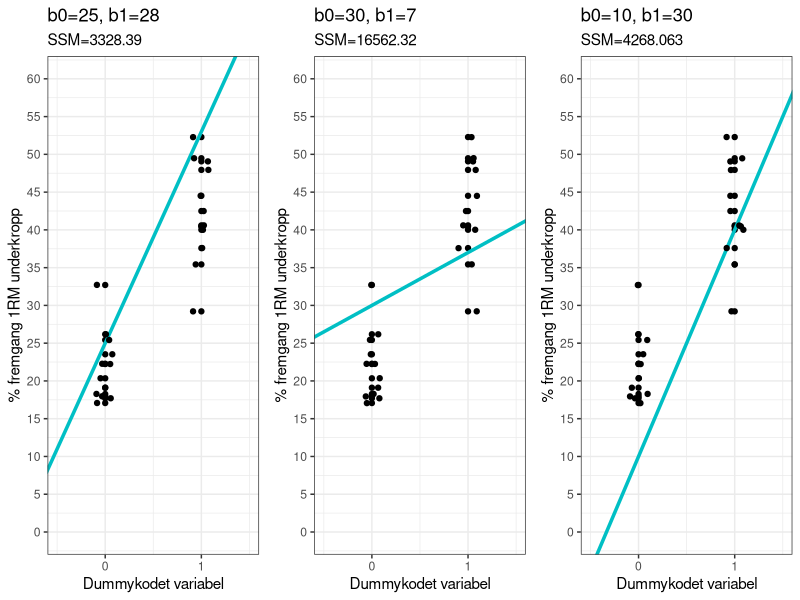

Generate this figure with R:
## ---- chunk 1
library(tidyverse)
options(scipen=999)
#lager et nytt objekt som heter dummykodet.dat
set.seed(2002) #viktig å ha med denne for å få nøyaktig samme datasett
tre.sett <- rnorm(n = 12, mean = 41, sd = 5) #12 individer
ett.sett <-rnorm(n = 12, mean = 21, sd = 5) #12 individer

#lager en tibble fra tidyverse-pakken. Må ha lastet inn tidyverse library(tidyverse) i scriptfilen
dat <- tibble(individ = seq(1:24),
              gruppe = rep(c("tre.sett ", "ett.sett"), c(length(tre.sett), length(ett.sett))),
              rm = c(tre.sett , ett.sett))


#lager et nytt objekt som heter dummykodet.dat
dat <- dat %>%
  # her lager jeg en ny kolonne som heter dummykoder. If gruppe == 'ett.sett', gi verdien 0, else gi de 1.
  mutate(dummykodet = if_else(gruppe == "ett.sett", 0, 1)
  )


dat <- dat %>%
  mutate(dummykodet = as.integer(dummykodet))


modell <- dat %>%
  summarise(ss = rm - mean(rm),
            sum.ss = sum(ss^2),
            mod.m = if_else(dummykodet == 0, 10, 30), # 21.90, 42.42
            error = (rm - mod.m)^2,
            sum.error = sum(error),
            pre = (sum.ss - sum.error) / sum.ss
            ) %>%
  pull(sum.error)


a <- ggplot(dat, aes(dummykodet, rm)) +
  geom_point()+
  scale_y_continuous(breaks = seq(0, 60, 5)) +
  scale_x_continuous(breaks = seq(0, 1, 1)) +
  coord_cartesian(ylim = c(0, 60), xlim = c(-0.5, 1.5)) +
  geom_abline(intercept = 25, slope = 28, color="#00BFC4", size=1.2) +
  geom_jitter(width = 0.1) + 
  labs(y="% fremgang 1RM underkropp", x="Dummykodet variabel", title = "b0=25, b1=28", subtitle = "SSM=3328.39") +
  theme_bw()

b <- ggplot(dat, aes(dummykodet, rm)) +
  geom_point()+
  scale_y_continuous(breaks = seq(0, 60, 5)) +
  scale_x_continuous(breaks = seq(0, 1, 1)) +
  coord_cartesian(ylim = c(0, 60), xlim = c(-0.5, 1.5)) +
  geom_abline(intercept = 30, slope = 07, color="#00BFC4", size=1.2) +
  geom_jitter(width = 0.1) + 
  labs(y="% fremgang 1RM underkropp", x="Dummykodet variabel", title = "b0=30, b1=7", subtitle = "SSM=16562.32") +
  theme_bw()

c <- ggplot(dat, aes(dummykodet, rm)) +
  geom_point()+
  scale_y_continuous(breaks = seq(0, 60, 5)) +
  scale_x_continuous(breaks = seq(0, 1, 1)) +
  coord_cartesian(ylim = c(0, 60), xlim = c(-0.5, 1.5)) +
  geom_abline(intercept = 10, slope = 30, color="#00BFC4", size=1.2) +
  geom_jitter(width = 0.1) + 
  labs(y="% fremgang 1RM underkropp", x="Dummykodet variabel", title = "b0=10, b1=30", subtitle = "SSM=4268.063") +
  theme_bw()

library(cowplot)
plot_grid(a,b, c, nrow = 1)


## ---- chunk 2
library(tidyverse)
set.seed(2002) #viktig å ha med denne for å få nøyaktig samme datasett
tre.sett <- rnorm(n = 12, mean = 41, sd = 5) #12 individer
ett.sett <-rnorm(n = 12, mean = 21, sd = 5) #12 individer

#lager en tibble fra tidyverse-pakken. Må ha lastet inn tidyverse library(tidyverse) i scriptfilen
dat <- tibble(individ = seq(1:24),
              gruppe = rep(c("tre.sett ", "ett.sett"), c(length(tre.sett), length(ett.sett))),
              rm = c(tre.sett , ett.sett))


#lager et nytt objekt som heter dummykodet.dat
dat <- dat %>%
  # her lager jeg en ny kolonne som heter dummykoder. If gruppe == 'ett.sett', gi verdien 0, else gi de 1.
  mutate(dummykodet = if_else(gruppe == "ett.sett", 0, 1),
         dummykodet = as.integer(dummykodet)
  )


#dat <- dat %>%
#  mutate(dummykodet = as.factor(dummykodet))


cp <- dat %>%
  select(individ, dummykodet, rm) %>%
  rename(gruppe=dummykodet) %>%
  mutate(gj.snitt.x = mean(gruppe),
         error.x = gruppe - gj.snitt.x,
         gj.snitt.y = mean(rm),
         error.y = rm - gj.snitt.y,
         CrossProduct = error.x * error.y
)
  
cp <- cp %>% 
  select(individ, gruppe, gj.snitt.x, error.x, rm, gj.snitt.y, error.y, CrossProduct)
  

knitr::kable(
  cp, booktabs = TRUE,
  caption = 'Utregning av Sum of Cross Product (SCP)'
)



